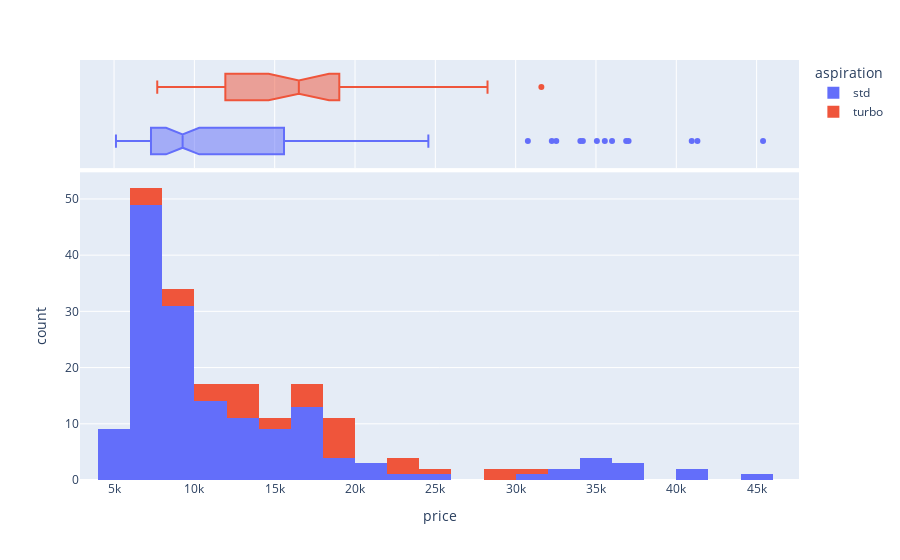

This figure's notebook cell:
### Markdown cell above
### price with aspiration

### Code cell
fig = px.histogram(df, x="price", nbins=30, color='aspiration',marginal="box")
fig.show()

### Figure 1 — Plotly figure (JSON) as saved in the notebook; plotly's stock layout.template omitted (floating-point values rounded to 4 significant figures; data arrays with more than 128 entries replaced by an {"elided": "..."} marker saying what was removed)
{"data": [{"alignmentgroup": "True", "bingroup": "x", "hovertemplate": "aspiration=std<br>price=%{x}<br>count=%{y}<extra></extra>", "legendgroup": "std", "marker": {"color": "#636efa", "pattern": {"shape": ""}}, "name": "std", "nbinsx": 30, "offsetgroup": "std", "orientation": "v", "showlegend": true, "type": "histogram", "x": {"elided": "158 int values"}, "xaxis": "x", "yaxis": "y"}, {"alignmentgroup": "True", "hovertemplate": "aspiration=std<br>price=%{x}<extra></extra>", "legendgroup": "std", "marker": {"color": "#636efa"}, "name": "std", "notched": true, "offsetgroup": "std", "showlegend": false, "type": "box", "x": {"elided": "158 int values"}, "xaxis": "x2", "yaxis": "y2"}, {"alignmentgroup": "True", "bingroup": "x", "hovertemplate": "aspiration=turbo<br>price=%{x}<br>count=%{y}<extra></extra>", "legendgroup": "turbo", "marker": {"color": "#EF553B", "pattern": {"shape": ""}}, "name": "turbo", "nbinsx": 30, "offsetgroup": "turbo", "orientation": "v", "showlegend": true, "type": "histogram", "x": [23875, 7957, 12964, 25552, 28248, 28176, 31600, 16503, 7689, 9959, 12629, 14869, 14489, 9279, 19699, 13200, 13860, 16900, 17075, 17950, 18150, 7957, 12764, 18150, 18620, 11259, 11694, 10698, 9495, 13845, 18420, 18950, 19045, 22470, 22625], "xaxis": "x", "yaxis": "y"}, {"alignmentgroup": "True", "hovertemplate": "aspiration=turbo<br>price=%{x}<extra></extra>", "legendgroup": "turbo", "marker": {"color": "#EF553B"}, "name": "turbo", "notched": true, "offsetgroup": "turbo", "showlegend": false, "type": "box", "x": [23875, 7957, 12964, 25552, 28248, 28176, 31600, 16503, 7689, 9959, 12629, 14869, 14489, 9279, 19699, 13200, 13860, 16900, 17075, 17950, 18150, 7957, 12764, 18150, 18620, 11259, 11694, 10698, 9495, 13845, 18420, 18950, 19045, 22470, 22625], "xaxis": "x2", "yaxis": "y2"}], "layout": {"autosize": true, "barmode": "relative", "legend": {"title": {"text": "aspiration"}, "tracegroupgap": 0}, "margin": {"t": 60}, "xaxis": {"anchor": "y", "autorange": true, "domain": [0, 1], "range": [2880.0, 47640.0], "title": {"text": "price"}, "type": "linear"}, "xaxis2": {"anchor": "y2", "autorange": true, "domain": [0, 1], "matches": "x", "range": [2880.0, 47640.0], "showgrid": true, "showticklabels": false, "type": "linear"}, "yaxis": {"anchor": "x", "autorange": true, "domain": [0, 0.7326], "range": [0, 54.74], "title": {"text": "count"}}, "yaxis2": {"anchor": "x2", "autorange": true, "domain": [0.7426, 1], "matches": "y2", "range": [-0.5, 1.5], "showgrid": false, "showline": false, "showticklabels": false, "ticks": "", "type": "category"}}}
